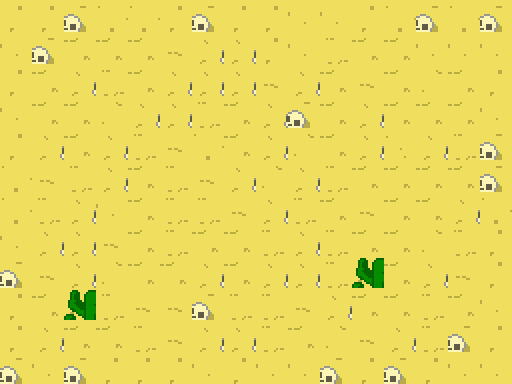

This game map was drawn from its Tiled (.tmx) file and the tilesets committed beside it. A one-line description and the trimmed map source follow:
An orthogonal 16x12 tile map with 32x32 px tiles, 1 tile layer (Tile Layer 1).

<map version="1.0" orientation="orthogonal" renderorder="right-down" width="16" height="12" tilewidth="32" tileheight="32" nextobjectid="14">
 <tileset firstgid="1" name="sand" tilewidth="32" tileheight="32" tilecount="13">
  <image source="../../public/assets/tiles/sand.png" width="416" height="32" />
 </tileset>
 <layer name="Tile Layer 1" width="16" height="12">
  <data>[192 cells, 192 non-empty, 11 distinct tile ids]</data>
 </layer>
</map>